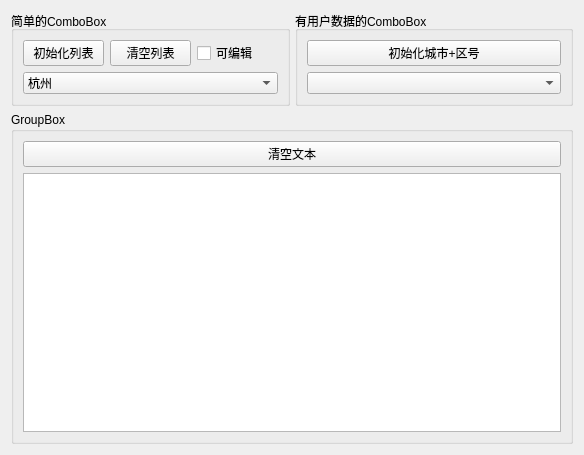
<?xml version="1.0" encoding="UTF-8"?>
<ui version="4.0">
 <class>Widget</class>
 <widget class="QWidget" name="Widget">
  <property name="geometry">
   <rect>
    <x>0</x>
    <y>0</y>
    <width>584</width>
    <height>455</height>
   </rect>
  </property>
  <property name="windowTitle">
   <string>ComboBoxDemo</string>
  </property>
  <property name="windowIcon">
   <iconset resource="resource.qrc">
    <normaloff>:/icons/icons/aim.ico</normaloff>:/icons/icons/aim.ico</iconset>
  </property>
  <layout class="QVBoxLayout" name="verticalLayout_3">
   <item>
    <layout class="QHBoxLayout" name="horizontalLayout" stretch="1,1">
     <property name="spacing">
      <number>5</number>
     </property>
     <item>
      <widget class="QGroupBox" name="groupBox">
       <property name="title">
        <string>简单的ComboBox</string>
       </property>
       <layout class="QGridLayout" name="gridLayout">
        <item row="0" column="0">
         <widget class="QPushButton" name="btnInitItems">
          <property name="text">
           <string>初始化列表</string>
          </property>
         </widget>
        </item>
        <item row="0" column="2">
         <widget class="QCheckBox" name="chkEditable">
          <property name="text">
           <string>可编辑</string>
          </property>
         </widget>
        </item>
        <item row="1" column="0" colspan="3">
         <widget class="QComboBox" name="comboItems">
          <item>
           <property name="text">
            <string>杭州</string>
           </property>
           <property name="icon">
            <iconset resource="resource.qrc">
             <normaloff>:/icons/icons/UNIT.ICO</normaloff>:/icons/icons/UNIT.ICO</iconset>
           </property>
          </item>
          <item>
           <property name="text">
            <string>南昌</string>
           </property>
           <property name="icon">
            <iconset resource="resource.qrc">
             <normaloff>:/icons/icons/UNIT.ICO</normaloff>:/icons/icons/UNIT.ICO</iconset>
           </property>
          </item>
         </widget>
        </item>
        <item row="0" column="1">
         <widget class="QPushButton" name="btnClearItems">
          <property name="text">
           <string>清空列表</string>
          </property>
         </widget>
        </item>
       </layout>
      </widget>
     </item>
     <item>
      <widget class="QGroupBox" name="groupBox_3">
       <property name="title">
        <string>有用户数据的ComboBox</string>
       </property>
       <layout class="QVBoxLayout" name="verticalLayout">
        <item>
         <widget class="QPushButton" name="btnInitCities">
          <property name="text">
           <string>初始化城市+区号</string>
          </property>
         </widget>
        </item>
        <item>
         <widget class="QComboBox" name="comboCities">
          <property name="placeholderText">
           <string>请选择一个城市</string>
          </property>
         </widget>
        </item>
       </layout>
      </widget>
     </item>
    </layout>
   </item>
   <item>
    <widget class="QGroupBox" name="groupBox_2">
     <property name="title">
      <string>GroupBox</string>
     </property>
     <layout class="QVBoxLayout" name="verticalLayout_2">
      <item>
       <widget class="QPushButton" name="btnClear">
        <property name="text">
         <string>清空文本</string>
        </property>
       </widget>
      </item>
      <item>
       <widget class="QPlainTextEdit" name="plainTextEdit"/>
      </item>
     </layout>
    </widget>
   </item>
  </layout>
 </widget>
 <resources>
  <include location="resource.qrc"/>
 </resources>
 <connections/>
</ui>
